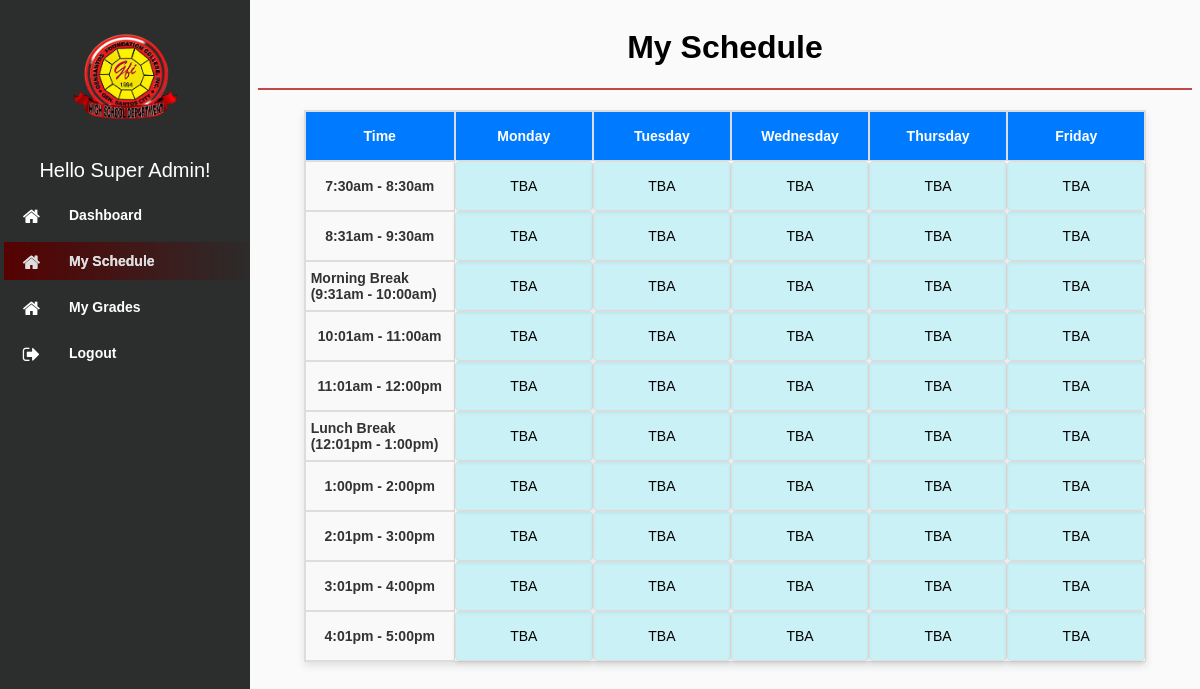
/modules_student/schedule/index.php (signed in), run on an earlier commit of the app's database.
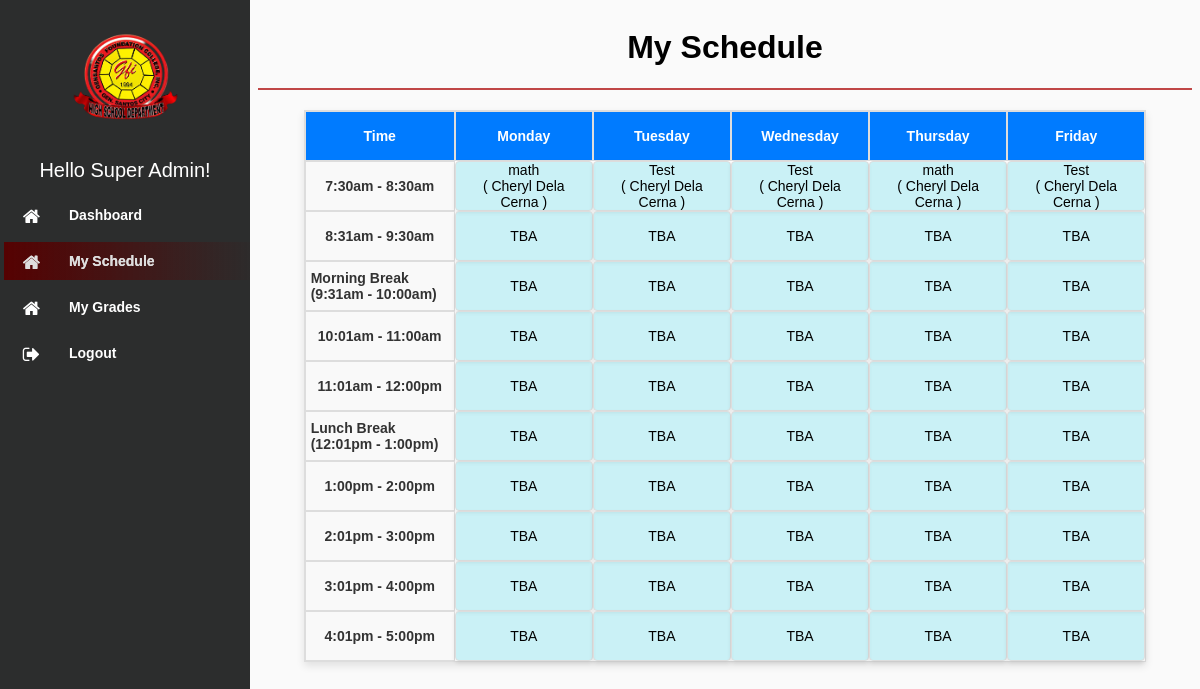
And on a later commit of the database.
### tables this page shows
CREATE TABLE `subject` (
  `id` int(11) NOT NULL,
  `code` varchar(100) NOT NULL,
  `grade_level` varchar(100) NOT NULL,
  `name` varchar(100) NOT NULL,
  `details` varchar(100) NOT NULL,
  `teacher_id` varchar(100) NOT NULL,
  `del_status` varchar(100) NOT NULL
);

CREATE TABLE `scheduler` (
  `id` int(11) NOT NULL,
  `section` varchar(50) NOT NULL,
  `quarter` int(11) NOT NULL,
  `day` enum('Monday','Tuesday','Wednesday','Thursday','Friday') NOT NULL,
  `time_slot` varchar(20) NOT NULL,
  `subject` varchar(100) NOT NULL
);

### modules_student/schedule/index.php (the view, shortened to what this page needs)
<!DOCTYPE html>
<html lang="en">
<?php
$page = 'Schedule';
include "../../db_conn.php";
 ?>
<head>
    <link rel="stylesheet" type="text/css" href="../../assets/css/font-awesome-4.7.0/css/menu.css">
    <link rel="stylesheet" type="text/css" href="../../assets/css/font-awesome-4.7.0/css/style.css">
    <link rel="stylesheet" type="text/css" href="../../assets/css/font-awesome-4.7.0/css/font-awesome.min.css">
</head>
<body>
<?php include "../../navbar_student.php"; ?>
<div class="content">
<div class="header">
                <h1>My <?php if ($page) {echo $page;} ?></h1>
</div>
<div class="scheduler">
    <div class="header1">Time</div>
    <div class="header1">Monday</div>
    <div class="header1">Tuesday</div>
    <div class="header1">Wednesday</div>
    <div class="header1">Thursday</div>
    <div class="header1">Friday</div>
    <?php
    $getSectionQuery = mysqli_query($conn, "SELECT a.* FROM `section` a INNER JOIN section_student b WHERE b.section = a.id AND b.student = '$student_id'");
    $getSection = mysqli_fetch_assoc($getSectionQuery);
    if ($getSection) {
        $section = $getSection['id'];
        $schedQuery = mysqli_query($conn, "
        SELECT
    s.day,
    s.time_slot,
    sub.name AS subject_name,
    sec.name AS section_name,
    CONCAT(t.first_name, ' ',
           COALESCE(t.middle_name, ''), ' ',
           t.last_name, ' ',
           COALESCE(t.extension_name, '')) AS teacher_name
FROM `scheduler` s
LEFT JOIN `subject` sub ON s.subject = sub.id
LEFT JOIN `section` sec ON s.section = sec.id
LEFT JOIN `teacher` t ON sec.teacher_id = t.id  -- Joining teacher table to get teacher's name
WHERE s.section = '$section';
");
$schedule = [];
while ($row = mysqli_fetch_assoc($schedQuery)) {
    $day = strtolower(trim($row['day']));
    $time_slot = strtolower(trim($row['time_slot']));
    $schedule[$day][$time_slot] = $row['subject_name'] . "<br>( " . $row['teacher_name'] . ')';
}
    }
    ?>
    <?php
    $time_slots = [
        "7:30am - 8:30am",
        "8:31am - 9:30am",
        "Morning Break (9:31am - 10:00am)",
        "10:01am - 11:00am",
        "11:01am - 12:00pm",
        "Lunch Break (12:01pm - 1:00pm)",
        "1:00pm - 2:00pm",
        "2:01pm - 3:00pm",
        "3:01pm - 4:00pm",
        "4:01pm - 5:00pm"
    ];
    $days = ["monday", "tuesday", "wednesday", "thursday", "friday"];
    foreach ($time_slots as $time_slot) {
        $normalized_time_slot = strtolower(trim($time_slot));
        echo '<div class="time-slot">' . htmlspecialchars($time_slot) . '</div>';
        foreach ($days as $day) {
            $subject_name = isset($schedule[$day][$normalized_time_slot]) ? $schedule[$day][$normalized_time_slot] : "TBA";
            echo '<div class="subject">' . nl2br(htmlspecialchars_decode($subject_name)) . '</div>';
        }
    }
    ?>
</div>
<br>
</div>
</body>
</html>

### navbar_student.php (shortened to what this page needs)
<?php
$name = $_SESSION['name'];
$student_id = $_SESSION['id'];
?>
<div class="container">
        <div class="sidebar">
            <nav class="main-menu">
                <div>
                    <img src="../../assets/img/logo.png" alt="Logo" class="logo">
                </div>
                <div class="user">Hello <?php echo $name; ?>! </div>
                <div class="scrollbar" id="style-1">
                    <ul>
                        <li class="darkerlishadow <?php if ($page == 'Dashboard') {echo 'active';} ?>">
                            <a href="../dashboard">
                                <i class="fa fa-home fa-lg"></i>
                                <span class="nav-text">Dashboard</span>
                            </a>
                        </li>
                    </ul>
                    <ul>
                        <li class="darkerlishadow <?php if ($page == 'Schedule') {echo 'active';} ?>">
                            <a href="../schedule">
                                <i class="fa fa-home fa-lg"></i>
                                <span class="nav-text">My Schedule</span>
                            </a>
                        </li>
                    </ul>
                    <ul>
                        <li class="darkerlishadow <?php if ($page == 'Grade') {echo 'active';} ?>">
                            <a href="../grade">
                                <i class="fa fa-home fa-lg"></i>
                                <span class="nav-text">My Grades</span>
                            </a>
                        </li>
                    </ul>
                    <ul class="logout">
                    <li>
                            <a id="deleteButton">
                                <i class="fa fa-sign-out fa-lg"></i>
                                <span class="nav-text">
                                    Logout
                                </span>
                            </a>
                        </li>
                    </ul>
            </nav>
        </div>
    </div>

### modules_student/schedule/index.php (style rules this page uses)
.scheduler { display: grid; grid-template-columns: 150px repeat(5, 1fr); grid-auto-rows: 50px; width: 100%; max-width: 90%; margin: 20px auto; background: white; border: 1px solid #ddd; box-shadow: 0 4px 8px rgba(0, 0, 0, 0.1); }
.scheduler div { border: 1px solid #ddd; padding: 5px; display: flex; align-items: center; justify-content: center; font-size: 14px; }
.scheduler .header1 { background-color: #007BFF; color: white; font-weight: bold; }
.scheduler .time-slot { background-color: #f9f9f9; font-weight: bold; color: #333; }
.scheduler .subject { background-color:rgba(108, 215, 230, 0.36); border: none; padding: 8px 12px; border-radius: 4px; cursor: pointer; box-shadow: 0 2px 4px rgba(0, 0, 0, 0.1); font-size: 14px; text-align: center; border: 1px solid #ddd; }

What changed in the data, as far as the page shows it:
added scheduler: teacher_name "Cheryl Dela Cerna"
added subject: name "math"
added scheduler: teacher_name "Cheryl Dela Cerna"
added subject: name "Test"
added scheduler: teacher_name "Cheryl Dela Cerna"
added scheduler: teacher_name "Cheryl Dela Cerna"
added scheduler: teacher_name "Cheryl Dela Cerna"
Also different on the page:
list line gone: "TBA TBA TBA TBA TBA"
